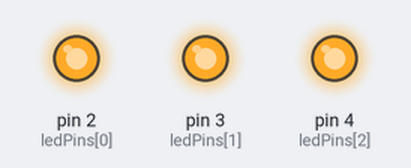
Bench run of a sketch on a simulated Arduino Uno, built with avr-gcc and run on an emulated ATmega328P. Parts: output pins drawn as LEDs (lit = HIGH).

Above: at 0.7 s.
At 1.2 s:
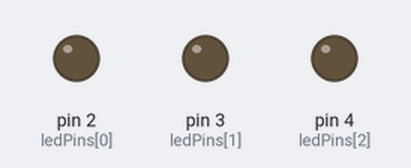
At 1.6 s:
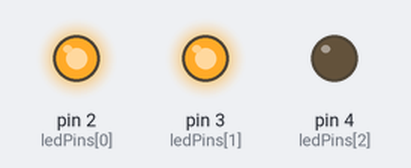
At 2.7 s:
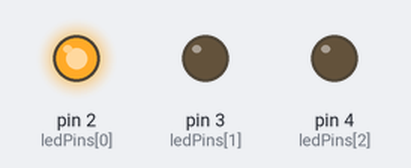
Timing chart, 0 to 3.0 s (numbered marks = the images above):
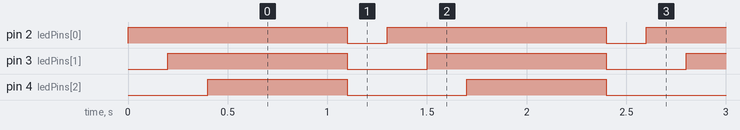

The sketch:

C1E5.ino
```cpp
//Secuencia de 3 leds sumativo.

int ledPins[] = {2, 3, 4};
int numLEDs = 3;

void setup() {
  for (int i = 0; i < numLEDs; i++) {
    pinMode(ledPins[i], OUTPUT);
  }
}

void loop() {
  for (int i = 0; i < numLEDs; i++) {
    digitalWrite(ledPins[i], HIGH);
    delay(200);
  }

  delay(500);

  for (int i = 0; i < numLEDs; i++) {
    digitalWrite(ledPins[i], LOW);
  }

  delay(200);
}
```

Measured:
- by itself, pin 2 (ledPins[0]): alternates HIGH for 1.1 s and LOW for 0.20 s
- by itself, pin 3 (ledPins[1]): alternates HIGH for 0.90 s and LOW for 0.40 s
- by itself, pin 4 (ledPins[2]): alternates HIGH for 0.70 s and LOW for 0.60 s
